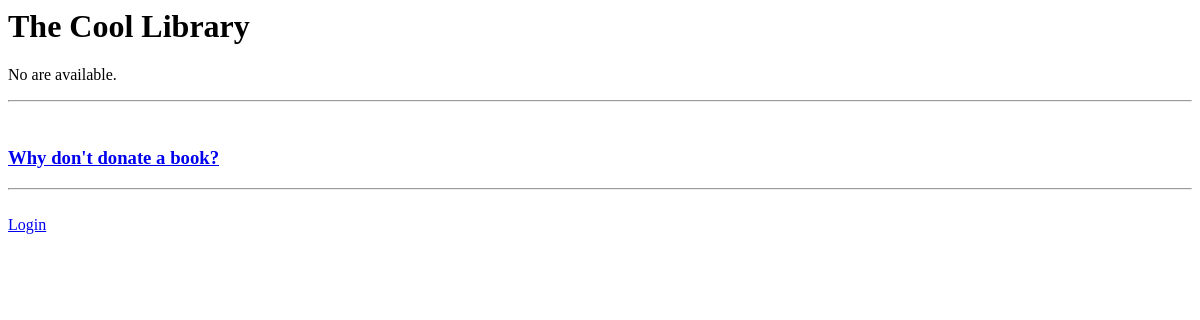
The app's page /coolLibrary/, older data.
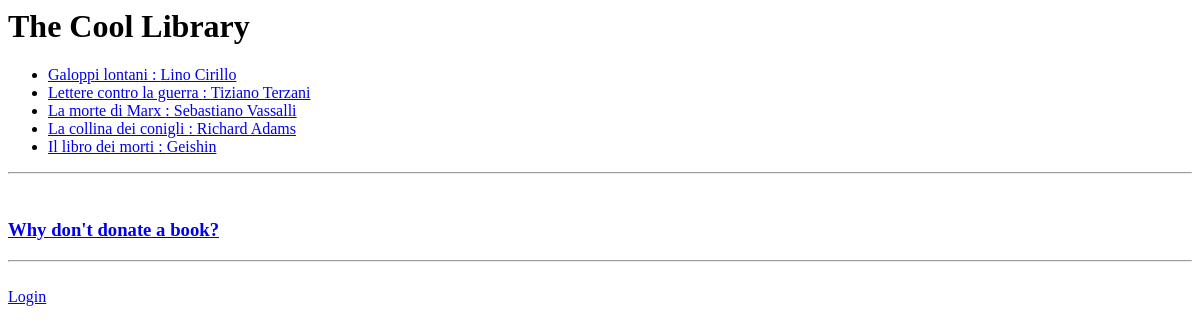
The same page, newer data.
### coolLibrary/models.py (models this page shows, shortened)
class Book(models.Model):
    title = models.CharField(max_length=500)
    author = models.CharField(max_length=400)
    quantity = models.IntegerField(default=1)
    class Meta:
        unique_together = (("title","author"),)

### coolLibrary/views.py (the view)
# urls.py: path('', views.IndexView.as_view(), name= 'index'),
class IndexView(generic.ListView):
    template_name = 'coolLibrary/index.html'
    context_object_name = 'book_lists'
    def get_queryset(self):
        topTenBooks = Book.objects.all().exclude(quantity=0)
        topTenBooks = list(topTenBooks)
        topTenBooks.reverse()
        return topTenBooks[:10]

### coolLibrary/templates/coolLibrary/index.html (shortened to what this page needs)
<h1>The Cool Library</h1>
{% if book_lists %}
    <ul>
    {% for book in book_lists %}
        <li><a href="{% url 'coolLibrary:checkLogin' book.id %}">{{ book.title }} : {{ book.author }}</a></li>
    {% endfor %}
    </ul>
{% else %}
    <p>No  are available.</p>
{% endif %}
<hr><br>
<h3><a href="{% url 'coolLibrary:donateBook' %}">Why don't donate a book?</a></h3>
<hr><br>
{% if user.is_authenticated %}
    <a href="{% url 'coolLibrary:logoutUser' %}">Logout</a>
    <hr><br>
    <h3><a href="{% url 'coolLibrary:showLoans' %}">The books you borrowed</a></h3>
{% else %}
    <a href="{% url 'coolLibrary:authentication' %}">Login</a>
{% endif %}

Row changes from the older to the newer data that the page shows:
added Book: title "Galoppi lontani", author "Lino Cirillo"
added Book: title "Lettere contro la guerra", author "Tiziano Terzani"
added Book: title "La morte di Marx", author "Sebastiano Vassalli"
added Book: title "La collina dei conigli", author "Richard Adams"
added Book: title "Il libro dei morti", author "Geishin"
Text that changed along with them:
text no longer shown: "No are available."
